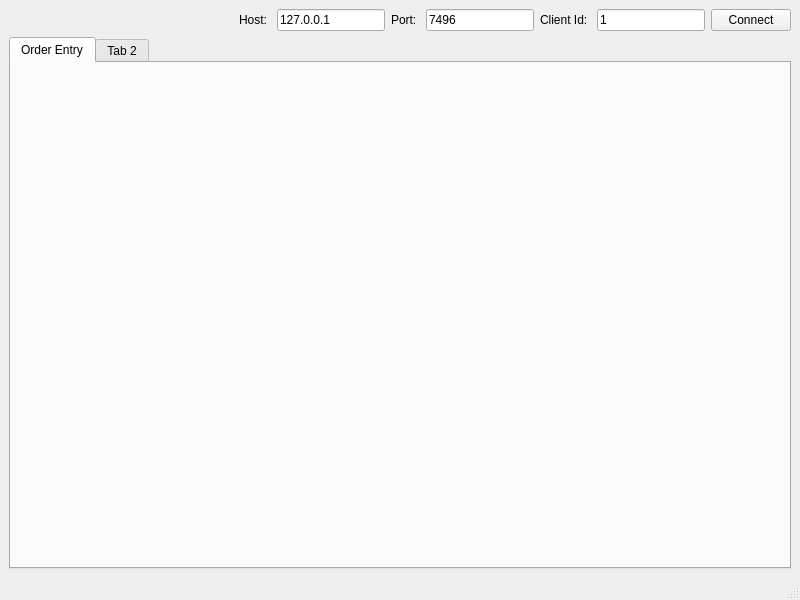
<?xml version="1.0" encoding="UTF-8"?>
<ui version="4.0">
 <class>MainWindow</class>
 <widget class="QMainWindow" name="MainWindow">
  <property name="geometry">
   <rect>
    <x>0</x>
    <y>0</y>
    <width>800</width>
    <height>600</height>
   </rect>
  </property>
  <property name="windowTitle">
   <string>MainWindow</string>
  </property>
  <widget class="QWidget" name="centralwidget">
   <layout class="QVBoxLayout" name="verticalLayout">
    <item>
     <layout class="QHBoxLayout" name="loginLayout">
      <item>
       <spacer name="horizontalSpacer">
        <property name="orientation">
         <enum>Qt::Horizontal</enum>
        </property>
        <property name="sizeHint" stdset="0">
         <size>
          <width>40</width>
          <height>20</height>
         </size>
        </property>
       </spacer>
      </item>
      <item>
       <widget class="QLabel" name="labForHost">
        <property name="text">
         <string>Host: </string>
        </property>
       </widget>
      </item>
      <item>
       <widget class="QLineEdit" name="edtHost">
        <property name="sizePolicy">
         <sizepolicy hsizetype="Preferred" vsizetype="Fixed">
          <horstretch>0</horstretch>
          <verstretch>0</verstretch>
         </sizepolicy>
        </property>
        <property name="text">
         <string>127.0.0.1</string>
        </property>
       </widget>
      </item>
      <item>
       <widget class="QLabel" name="labForPort">
        <property name="text">
         <string>Port: </string>
        </property>
       </widget>
      </item>
      <item>
       <widget class="QLineEdit" name="edtPort">
        <property name="sizePolicy">
         <sizepolicy hsizetype="Preferred" vsizetype="Fixed">
          <horstretch>0</horstretch>
          <verstretch>0</verstretch>
         </sizepolicy>
        </property>
        <property name="text">
         <string>7496</string>
        </property>
       </widget>
      </item>
      <item>
       <widget class="QLabel" name="labForClientId">
        <property name="text">
         <string>Client Id: </string>
        </property>
       </widget>
      </item>
      <item>
       <widget class="QLineEdit" name="edtClientId">
        <property name="sizePolicy">
         <sizepolicy hsizetype="Preferred" vsizetype="Fixed">
          <horstretch>0</horstretch>
          <verstretch>0</verstretch>
         </sizepolicy>
        </property>
        <property name="text">
         <string>1</string>
        </property>
       </widget>
      </item>
      <item>
       <widget class="QPushButton" name="btnConnect">
        <property name="text">
         <string>Connect</string>
        </property>
       </widget>
      </item>
     </layout>
    </item>
    <item>
     <widget class="QTabWidget" name="tabWidget">
      <property name="currentIndex">
       <number>0</number>
      </property>
      <widget class="OrderEntry" name="tabOrderEntry">
       <attribute name="title">
        <string>Order Entry</string>
       </attribute>
      </widget>
      <widget class="QWidget" name="tab_2">
       <attribute name="title">
        <string>Tab 2</string>
       </attribute>
      </widget>
     </widget>
    </item>
   </layout>
  </widget>
  <widget class="QMenuBar" name="menubar">
   <property name="geometry">
    <rect>
     <x>0</x>
     <y>0</y>
     <width>800</width>
     <height>21</height>
    </rect>
   </property>
  </widget>
  <widget class="QStatusBar" name="statusbar"/>
 </widget>
 <customwidgets>
  <customwidget>
   <class>OrderEntry</class>
   <extends>QWidget</extends>
   <header location="global">/order_entry.h</header>
   <container>1</container>
  </customwidget>
 </customwidgets>
 <resources/>
 <connections/>
 <slots>
  <slot>btnConnect_clicked()</slot>
 </slots>
</ui>
